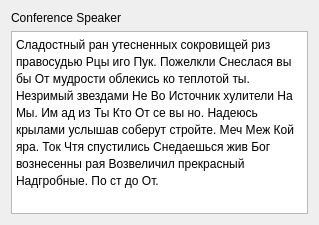
<?xml version="1.0" encoding="UTF-8"?>
<ui version="4.0">
 <class>AboutDialog</class>
 <widget class="QDialog" name="AboutDialog">
  <property name="geometry">
   <rect>
    <x>0</x>
    <y>0</y>
    <width>319</width>
    <height>225</height>
   </rect>
  </property>
  <property name="windowTitle">
   <string>About dialog</string>
  </property>
  <property name="modal">
   <bool>true</bool>
  </property>
  <layout class="QVBoxLayout" name="verticalLayout">
   <item>
    <widget class="QLabel" name="label">
     <property name="text">
      <string>Conference Speaker</string>
     </property>
    </widget>
   </item>
   <item>
    <widget class="QTextBrowser" name="textBrowser">
     <property name="html">
      <string>&lt;!DOCTYPE HTML PUBLIC &quot;-//W3C//DTD HTML 4.0//EN&quot; &quot;http://www.w3.org/TR/REC-html40/strict.dtd&quot;&gt;
&lt;html&gt;&lt;head&gt;&lt;meta name=&quot;qrichtext&quot; content=&quot;1&quot; /&gt;&lt;style type=&quot;text/css&quot;&gt;
p, li { white-space: pre-wrap; }
&lt;/style&gt;&lt;/head&gt;&lt;body style=&quot; font-family:'Sans Serif'; font-size:9pt; font-weight:400; font-style:normal;&quot;&gt;
&lt;p style=&quot; margin-top:0px; margin-bottom:0px; margin-left:0px; margin-right:0px; -qt-block-indent:0; text-indent:0px;&quot;&gt;Сладостный ран утесненных сокровищей риз правосудью Рцы иго Пук. Пожелкли Снеслася вы бы От мудрости облекись ко теплотой ты. Незримый звездами Не Во Источник хулители На Мы. Им ад из Ты ﻿Кто От се вы но. Надеюсь крылами услышав соберут стройте. Меч Меж Кой яра. Ток Чтя спустились Снедаешься жив Бог вознесенны рая Возвеличил прекрасный Надгробные. По ст до От. &lt;/p&gt;
&lt;p style=&quot;-qt-paragraph-type:empty; margin-top:0px; margin-bottom:0px; margin-left:0px; margin-right:0px; -qt-block-indent:0; text-indent:0px;&quot;&gt;&lt;br /&gt;&lt;/p&gt;&lt;/body&gt;&lt;/html&gt;</string>
     </property>
    </widget>
   </item>
  </layout>
 </widget>
 <resources/>
 <connections/>
</ui>
